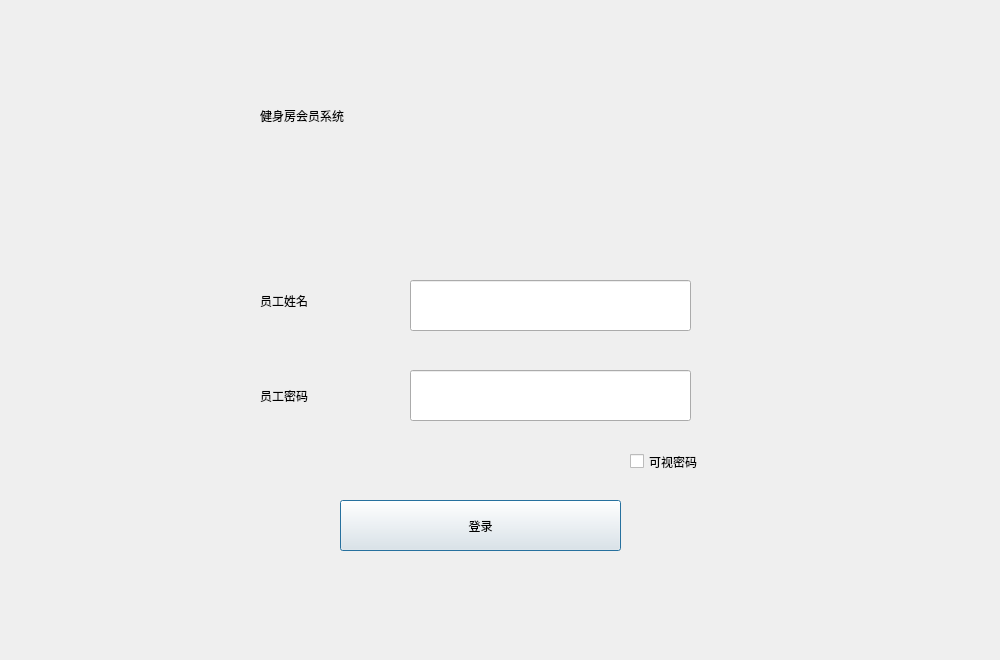
<?xml version="1.0" encoding="UTF-8"?>
<ui version="4.0">
 <class>Dialog</class>
 <widget class="QDialog" name="Dialog">
  <property name="geometry">
   <rect>
    <x>0</x>
    <y>0</y>
    <width>1000</width>
    <height>660</height>
   </rect>
  </property>
  <property name="windowTitle">
   <string>Dialog</string>
  </property>
  <property name="windowIcon">
   <iconset resource="image.qrc">
    <normaloff>:/new/prefix1/image/titleimage.jpg</normaloff>:/new/prefix1/image/titleimage.jpg</iconset>
  </property>
  <widget class="QLabel" name="label">
   <property name="geometry">
    <rect>
     <x>260</x>
     <y>70</y>
     <width>561</width>
     <height>91</height>
    </rect>
   </property>
   <property name="styleSheet">
    <string notr="true">font: 48pt &quot;华文彩云&quot;;</string>
   </property>
   <property name="text">
    <string>健身房会员系统</string>
   </property>
  </widget>
  <widget class="QLineEdit" name="erpassword">
   <property name="geometry">
    <rect>
     <x>410</x>
     <y>370</y>
     <width>281</width>
     <height>51</height>
    </rect>
   </property>
   <property name="styleSheet">
    <string notr="true">font: 15pt &quot;黑体&quot;;</string>
   </property>
   <property name="echoMode">
    <enum>QLineEdit::Password</enum>
   </property>
  </widget>
  <widget class="QLabel" name="label_3">
   <property name="geometry">
    <rect>
     <x>260</x>
     <y>370</y>
     <width>171</width>
     <height>51</height>
    </rect>
   </property>
   <property name="styleSheet">
    <string notr="true">font: 20pt &quot;楷体&quot;;</string>
   </property>
   <property name="text">
    <string>员工密码</string>
   </property>
  </widget>
  <widget class="QLineEdit" name="ername">
   <property name="geometry">
    <rect>
     <x>410</x>
     <y>280</y>
     <width>281</width>
     <height>51</height>
    </rect>
   </property>
   <property name="styleSheet">
    <string notr="true">font: 24pt &quot;黑体&quot;;</string>
   </property>
  </widget>
  <widget class="QCheckBox" name="checkBox_2">
   <property name="geometry">
    <rect>
     <x>630</x>
     <y>450</y>
     <width>91</width>
     <height>23</height>
    </rect>
   </property>
   <property name="text">
    <string>可视密码</string>
   </property>
  </widget>
  <widget class="QPushButton" name="erpass">
   <property name="geometry">
    <rect>
     <x>340</x>
     <y>500</y>
     <width>281</width>
     <height>51</height>
    </rect>
   </property>
   <property name="styleSheet">
    <string notr="true">font: 15pt &quot;楷体&quot;;</string>
   </property>
   <property name="text">
    <string>登录</string>
   </property>
  </widget>
  <widget class="QLabel" name="label_2">
   <property name="geometry">
    <rect>
     <x>260</x>
     <y>270</y>
     <width>161</width>
     <height>61</height>
    </rect>
   </property>
   <property name="styleSheet">
    <string notr="true">font: 20pt &quot;楷体&quot;;</string>
   </property>
   <property name="text">
    <string>员工姓名</string>
   </property>
  </widget>
 </widget>
 <resources>
  <include location="image.qrc"/>
 </resources>
 <connections/>
</ui>
